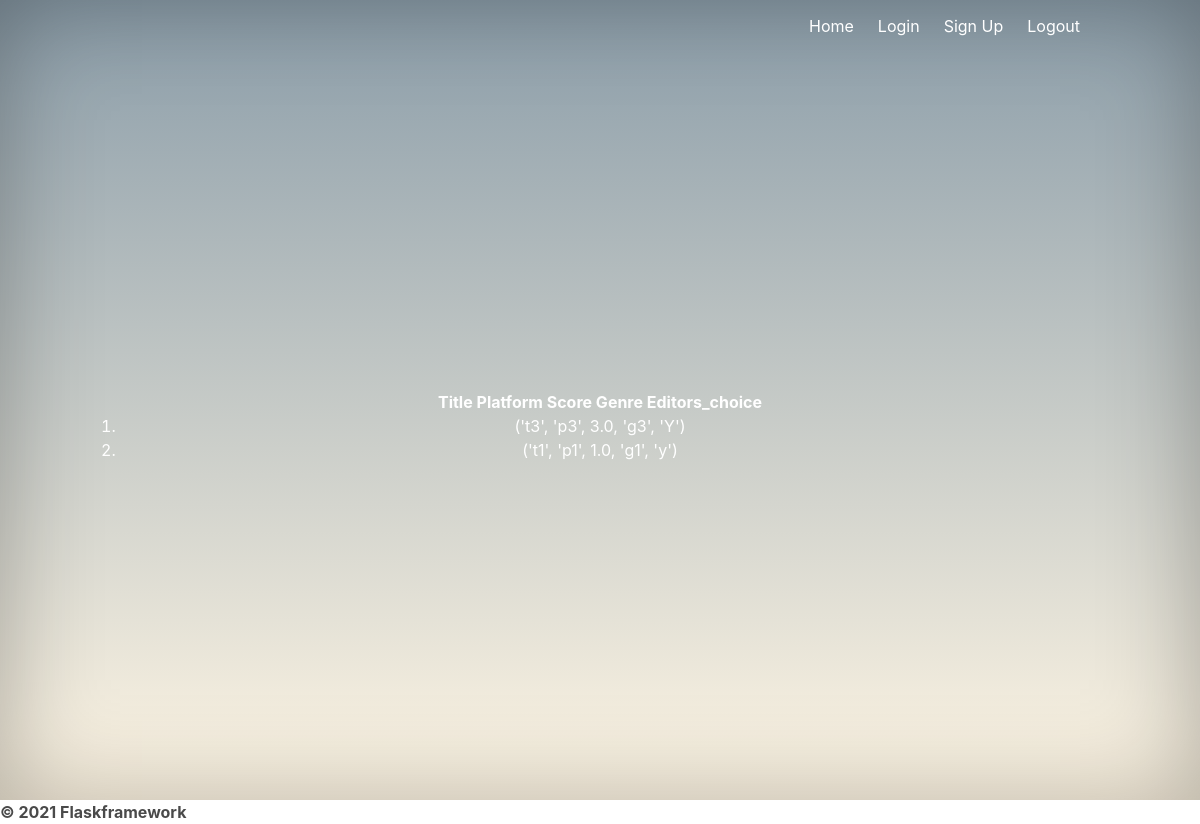
/browse (signed in), run on an earlier commit of the app's database.
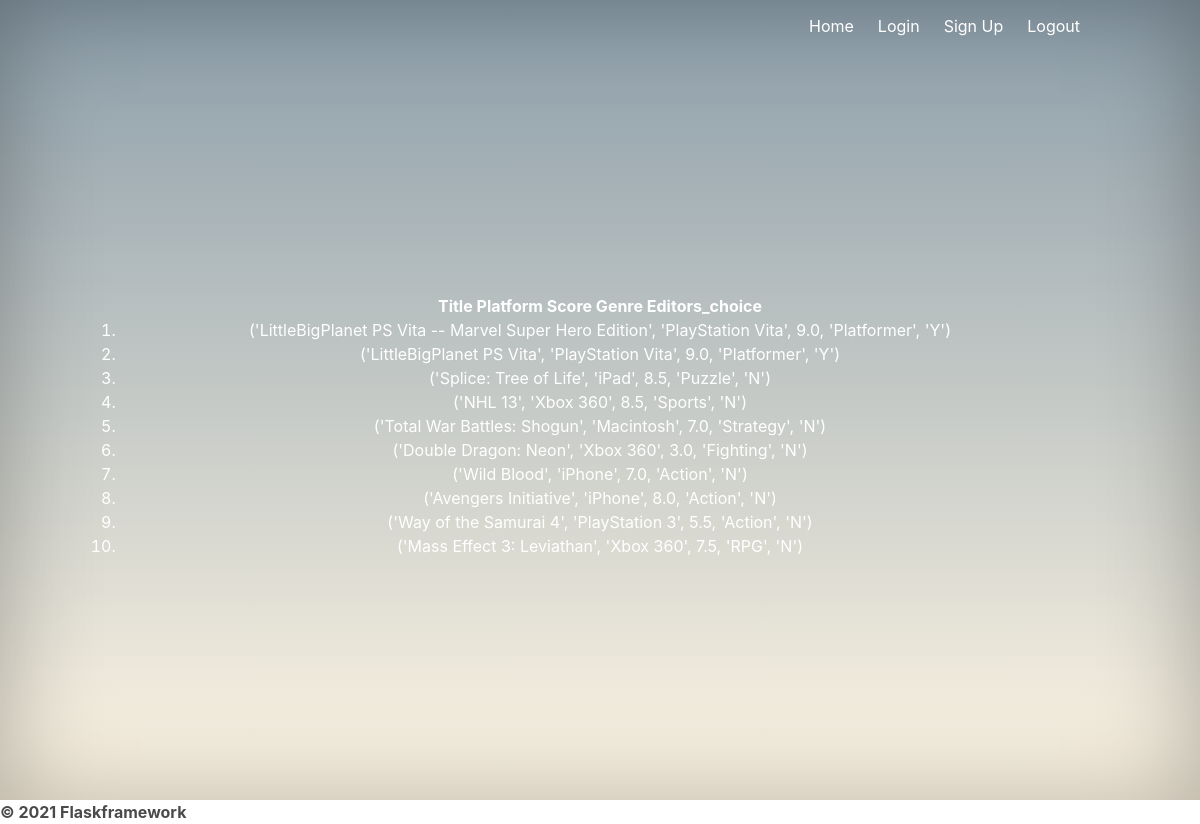
And on a later commit of the database.
### models.py (models this page shows, shortened)
class GameModel(db.Model):
    __tablename__ ='games'
    title=db.Column(db.String(100),primary_key=True)
    platform=db.Column(db.String(100))
    score=db.Column(db.Float)
    genre=db.Column(db.String(100))
    editors_choice=db.Column(db.String(100))
    def __repr__(self):
        return f"{self.title,self.platform,self.score,self.genre,self.editors_choice}"

### main.py (the view)
@app.route('/browse', methods = ['GET'])
@login_required
def gamesBrowse():
        game = GameModel.query.all()
        return render_template('games_browse.html',game = game,size=len(game))

### models.py (called while the page is built)
@login.user_loader
def load_user(id):
    return UserModel.query.get(int(id))

### templates/games_browse.html
{% extends "base.html" %}
{% block content %}
<div>
<ol>
<h1><p><b>Title   Platform   Score   Genre   Editors_choice</b></p></h1>
{% for i in range(0,size) %}
 <li>{{game[i]}}</li>
{% endfor %}
</ol>
</div>
{% endblock %}

### templates/base.html (shortened to what this page needs)
<!DOCTYPE html>
<html>
<head>
    <link rel="stylesheet" href="https://cdnjs.cloudflare.com/ajax/libs/bulma/0.7.2/css/bulma.min.css" />
</head>
<body>
    <section class="hero is-primary is-fullheight">
        <div class="hero-head">
            <nav class="navbar">
                <div class="container">
                    <div id="navbarMenuHeroA" class="navbar-menu">
                        <div class="navbar-end">
                            <a href="{{ url_for('games') }}" class="navbar-item">
                                Home
                            </a>
                            <a href="{{ url_for('login') }}" class="navbar-item">
                                Login
                            </a>
                            <a href="{{ url_for('register') }}" class="navbar-item">
                              Sign Up
                            </a>
                            <a href="{{ url_for('logout') }}" class="navbar-item">
                                Logout
                            </a>
                        </div>
                    </div>
                </div>
            </nav>
        </div>
        <div class="hero-body">
            <div class="container has-text-centered">
               {% block content %}
               {% endblock %}
            </div>
        </div>
    </section>
<p><b>© 2021 Flaskframework</b></p>
</body>
</html>

### templates/base.html (style rules this page uses)
.hero.is-primary { background-image: linear-gradient(#8b9da9, #fff6e4); box-shadow: inset 0 0 100px hsla(0,0%,0%,.3); }

What changed in the data, as far as the page shows it:
removed GameModel: title+platform+score "('t3', 'p3', 3.0, 'g3', 'Y')"
removed GameModel: title+platform+score "('t1', 'p1', 1.0, 'g1', 'y')"
added GameModel: title+platform+score "('LittleBigPlanet PS Vita -- Marvel Super Hero Edition', 'PlayStation Vita', 9.0, 'Platformer', 'Y')"
added GameModel: title+platform+score "('LittleBigPlanet PS Vita', 'PlayStation Vita', 9.0, 'Platformer', 'Y')"
added GameModel: title+platform+score "('Splice: Tree of Life', 'iPad', 8.5, 'Puzzle', 'N')"
added GameModel: title+platform+score "('NHL 13', 'Xbox 360', 8.5, 'Sports', 'N')"
added GameModel: title+platform+score "('Total War Battles: Shogun', 'Macintosh', 7.0, 'Strategy', 'N')"
added GameModel: title+platform+score "('Double Dragon: Neon', 'Xbox 360', 3.0, 'Fighting', 'N')"
added GameModel: title+platform+score "('Wild Blood', 'iPhone', 7.0, 'Action', 'N')"
added GameModel: title+platform+score "('Avengers Initiative', 'iPhone', 8.0, 'Action', 'N')"
added GameModel: title+platform+score "('Way of the Samurai 4', 'PlayStation 3', 5.5, 'Action', 'N')"
added GameModel: title+platform+score "('Mass Effect 3: Leviathan', 'Xbox 360', 7.5, 'RPG', 'N')"
